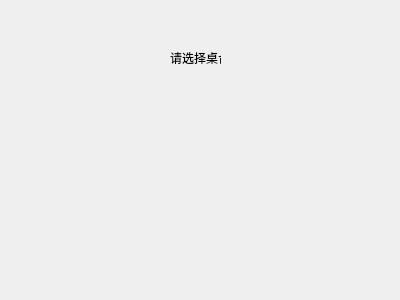
<?xml version="1.0" encoding="UTF-8"?>
<ui version="4.0">
 <class>TableWidget</class>
 <widget class="QWidget" name="TableWidget">
  <property name="geometry">
   <rect>
    <x>0</x>
    <y>0</y>
    <width>400</width>
    <height>300</height>
   </rect>
  </property>
  <property name="windowTitle">
   <string>Form</string>
  </property>
  <widget class="QLabel" name="titleLabel">
   <property name="geometry">
    <rect>
     <x>170</x>
     <y>50</y>
     <width>51</width>
     <height>16</height>
    </rect>
   </property>
   <property name="text">
    <string>请选择桌台</string>
   </property>
  </widget>
  <widget class="QWidget" name="gridLayoutWidget">
   <property name="geometry">
    <rect>
     <x>100</x>
     <y>100</y>
     <width>160</width>
     <height>80</height>
    </rect>
   </property>
   <layout class="QGridLayout" name="tableLayout"/>
  </widget>
 </widget>
 <resources/>
 <connections/>
</ui>
